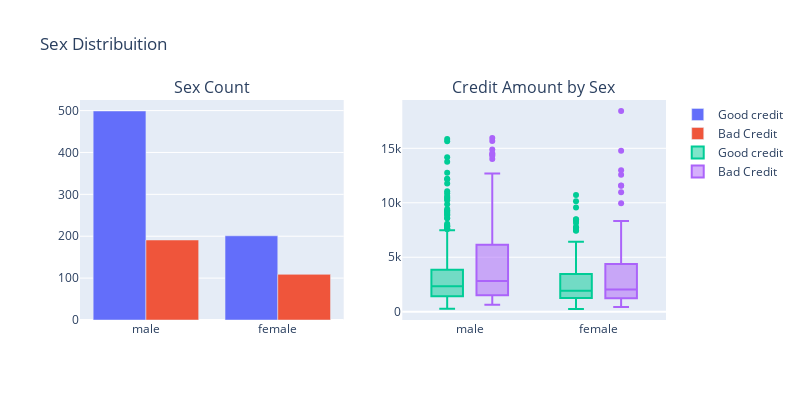

Source (notebook cell):
### Markdown cell above
<h2>Looking the diference by Sex</h2>

### Code cell
#First plot
trace0 = go.Bar(
    x = df_credit[df_credit["Risk"]== 'good']["Sex"].value_counts().index.values,
    y = df_credit[df_credit["Risk"]== 'good']["Sex"].value_counts().values,
    name='Good credit'
)

#First plot 2
trace1 = go.Bar(
    x = df_credit[df_credit["Risk"]== 'bad']["Sex"].value_counts().index.values,
    y = df_credit[df_credit["Risk"]== 'bad']["Sex"].value_counts().values,
    name="Bad Credit"
)

#Second plot
trace2 = go.Box(
    x = df_credit[df_credit["Risk"]== 'good']["Sex"],
    y = df_credit[df_credit["Risk"]== 'good']["Credit amount"],
    name=trace0.name
)

#Second plot 2
trace3 = go.Box(
    x = df_credit[df_credit["Risk"]== 'bad']["Sex"],
    y = df_credit[df_credit["Risk"]== 'bad']["Credit amount"],
    name=trace1.name
)

data = [trace0, trace1, trace2,trace3]


fig = tls.make_subplots(rows=1, cols=2,
                        subplot_titles=('Sex Count', 'Credit Amount by Sex'))

fig.append_trace(trace0, 1, 1)
fig.append_trace(trace1, 1, 1)
fig.append_trace(trace2, 1, 2)
fig.append_trace(trace3, 1, 2)

fig['layout'].update(height=400, width=800, title='Sex Distribuition', boxmode='group')
py.iplot(fig, filename='sex-subplot')

### Figure 1 — Plotly figure (JSON) as saved in the notebook; plotly's stock layout.template omitted (floating-point values rounded to 4 significant figures; data arrays with more than 128 entries replaced by an {"elided": "..."} marker saying what was removed)
{"data": [{"name": "Good credit", "x": ["male", "female"], "xaxis": "x", "y": [499, 201], "yaxis": "y", "type": "bar"}, {"name": "Bad Credit", "x": ["male", "female"], "xaxis": "x", "y": [191, 109], "yaxis": "y", "type": "bar"}, {"name": "Good credit", "x": {"elided": "700 str values"}, "xaxis": "x2", "y": {"elided": "700 int values"}, "yaxis": "y2", "type": "box"}, {"name": "Bad Credit", "x": {"elided": "300 str values"}, "xaxis": "x2", "y": {"elided": "300 int values"}, "yaxis": "y2", "type": "box"}], "layout": {"annotations": [{"font": {"size": 16}, "showarrow": false, "text": "Sex Count", "x": 0.225, "xanchor": "center", "xref": "paper", "y": 1, "yanchor": "bottom", "yref": "paper"}, {"font": {"size": 16}, "showarrow": false, "text": "Credit Amount by Sex", "x": 0.775, "xanchor": "center", "xref": "paper", "y": 1, "yanchor": "bottom", "yref": "paper"}], "boxmode": "group", "height": 400, "title": {"text": "Sex Distribuition"}, "width": 800, "xaxis": {"anchor": "y", "domain": [0, 0.45]}, "yaxis": {"anchor": "x", "domain": [0, 1]}, "xaxis2": {"anchor": "y2", "domain": [0.55, 1]}, "yaxis2": {"anchor": "x2", "domain": [0, 1]}}}
